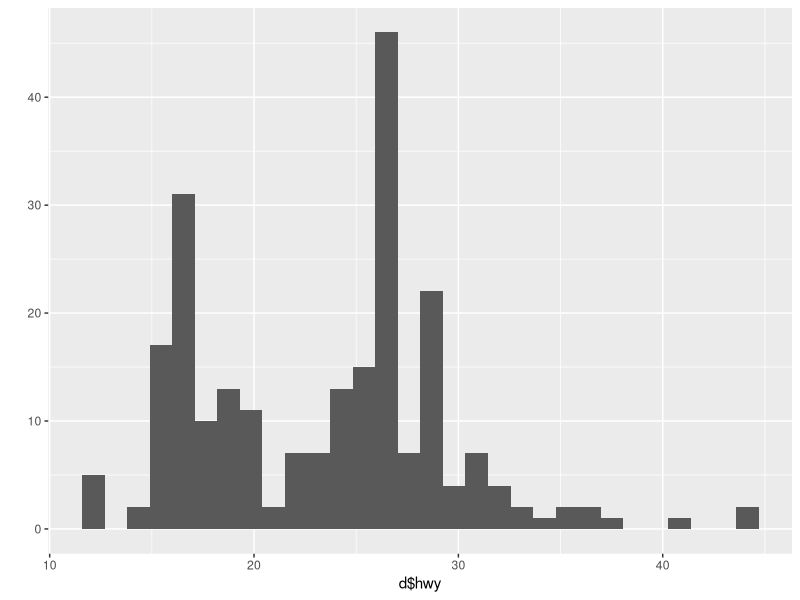
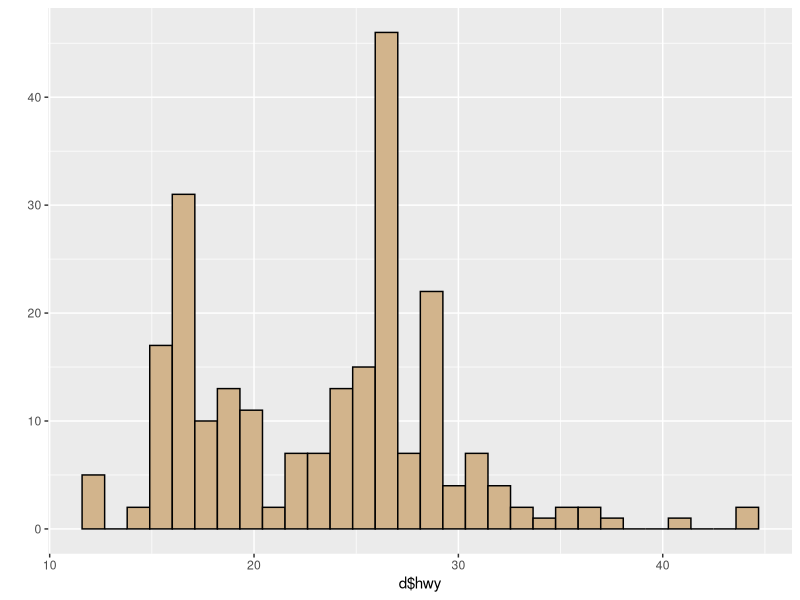
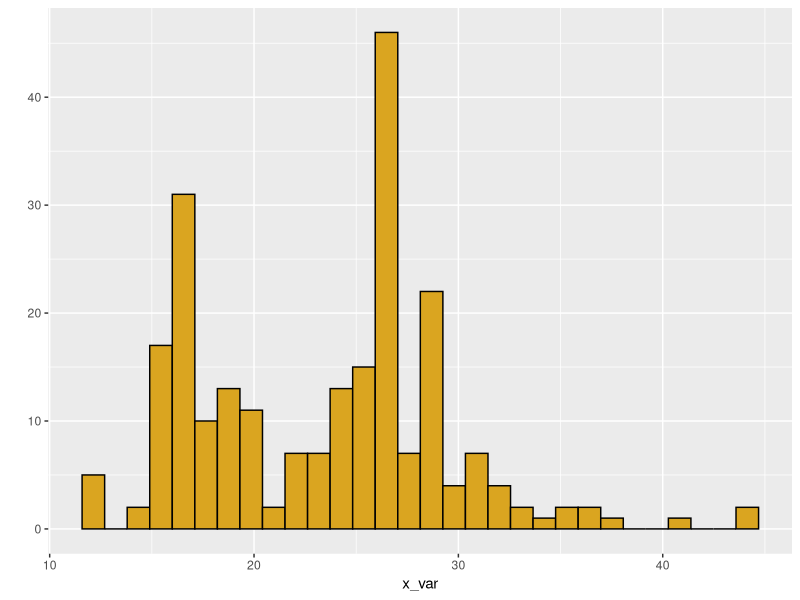
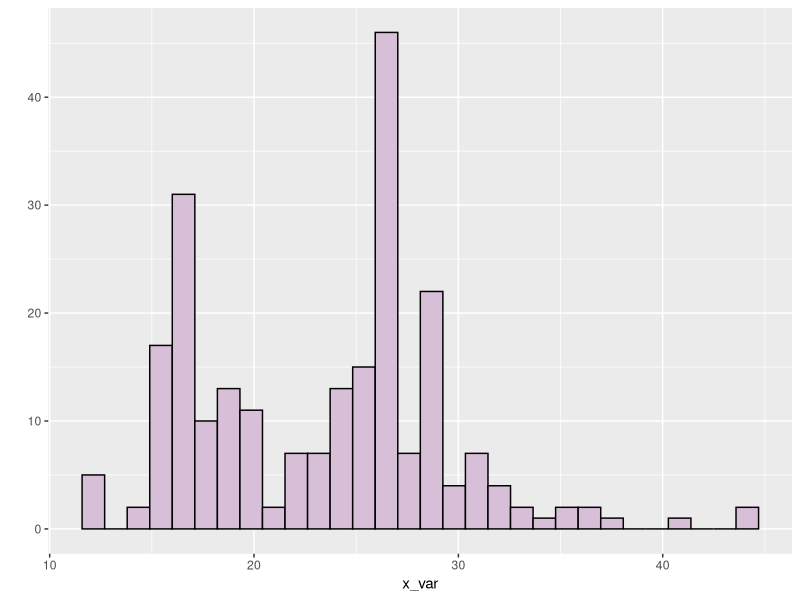
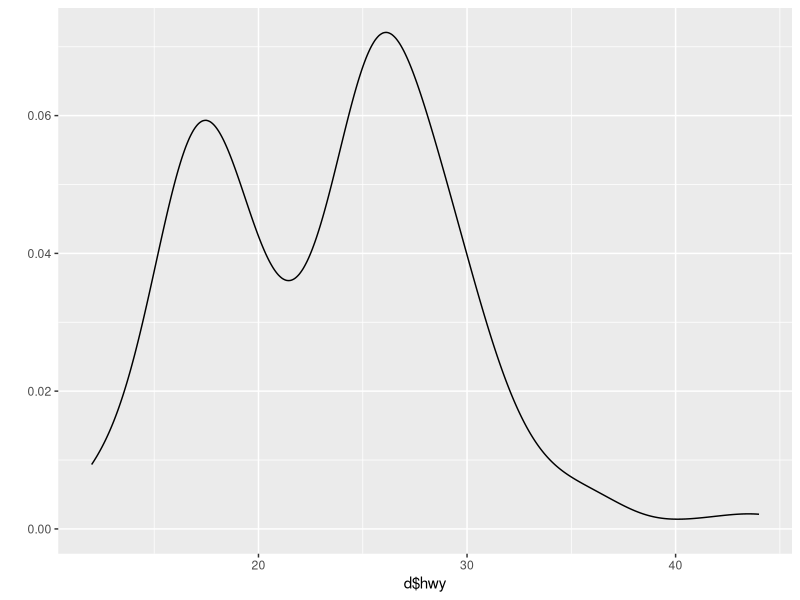
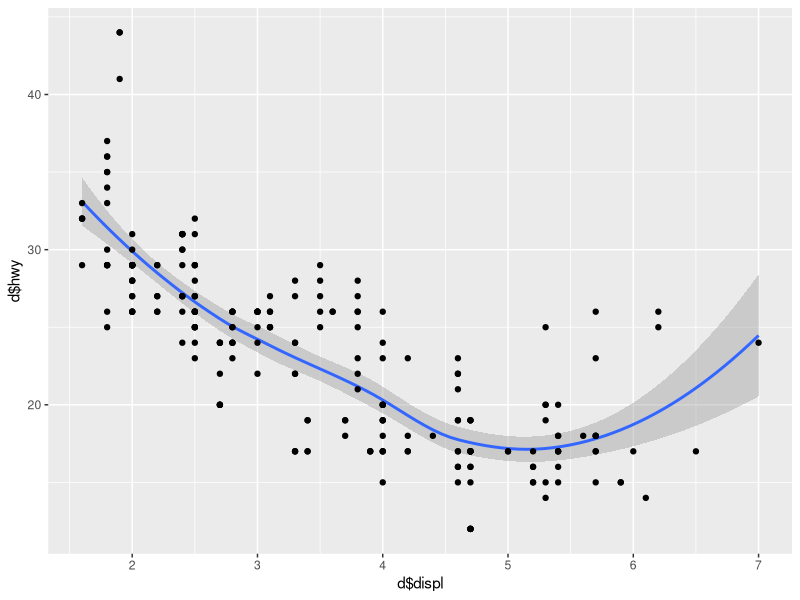
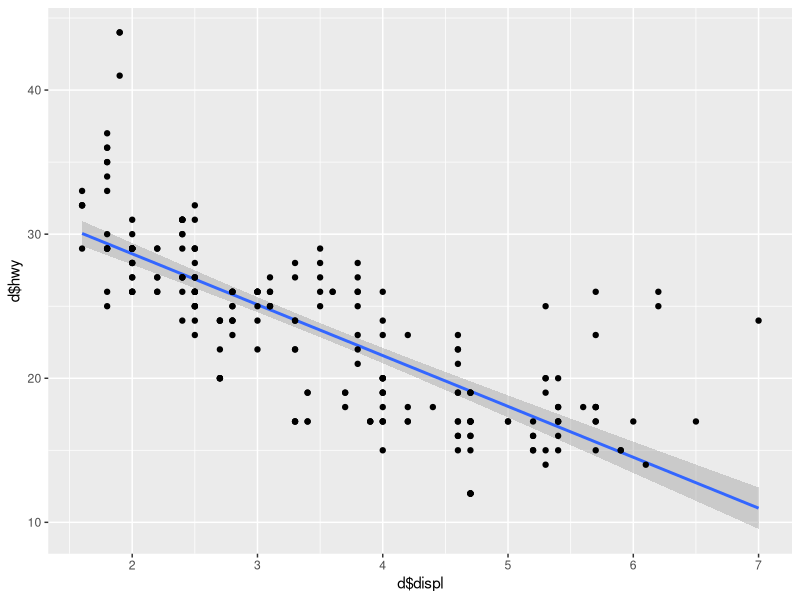
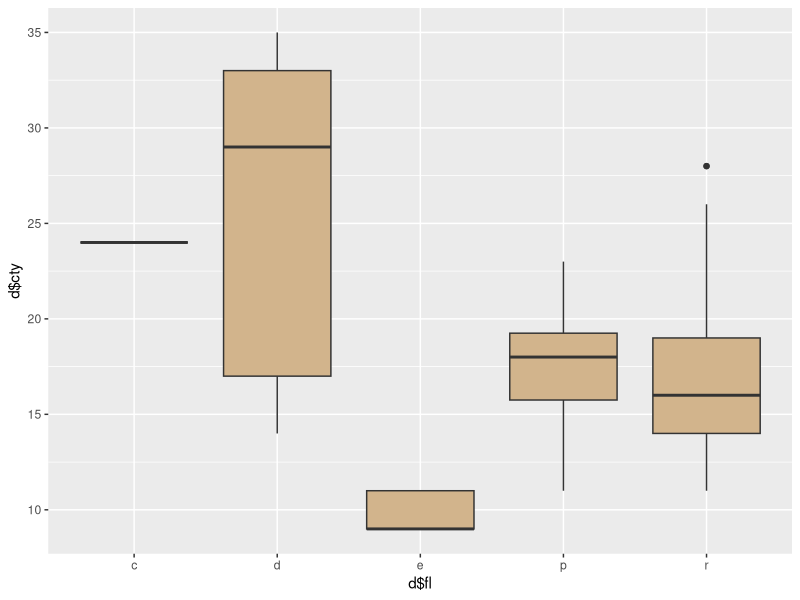

Source code (R) for these figures, in order:
# --------------------------------------
# Basics of ggplot grammar and graphics
# 27 Mar 2020
# NJG
# --------------------------------------
#

# 1. data (in a data frame)
# 2. aesthetic mapping (variables are mapped to an aesthetic)
# 3. geom (geometric object used to draw the layer; points, bars polygons, etc.)
# 4. stat (raw data and transforms it for something useful in a plot)
# 5. position (adjust points for overplotting)
# 6. facet function 

# Template for ggplot components --------------------------------------

# p1 <- ggplot(data= <DATA>,
#              mapping=aes(<MAPPING>)) +
#      <GEOM_FUNCTION(mapping=aes(<MAPPING>),
#                    stat=<STAT>,
#                    position=<POSITION>) +
#       <COORDINATE_FUNCTION> +
#       <FACET_FUNCTION>
#  print(p1)
# ggsave(plot=p1,
#        filename="MyPlot",
#        width=5,
#        height=3,
#        units="in",
#        device="pdf")

# Preliminaries --------------------------------------
library(ggplot2)
library(ggthemes)
library(patchwork)
library(TeachingDemos)
char2seed("doubling time")

d <- mpg # use built in data set on car performance
str(d)
table(d$fl)

# fast plotting with qplot --------------------------------------

# basic histogram
qplot(x=d$hwy)
qplot(x=d$hwy, fill=I("tan"), color=I("black"))

# make your own custom histogram function
my_histo <- function(x_var,fil_col="goldenrod"){
  qplot(x=x_var,color=I("black"),fill=I(fil_col))}

my_histo(d$hwy)
my_histo(d$hwy,"thistle")

# basic density plot
qplot(x=d$hwy,geom="density")

# basic scatter plot
qplot(x=d$displ,
      y=d$hwy,
      geom=c("smooth","point"))

# basic scatterplot with linear regression line
qplot(x=d$displ,
      y=d$hwy,
      geom=c("smooth","point"),method="lm")

# basic boxplot
qplot(x=d$fl, y=d$cty, geom="boxplot", fill=I("tan"))

# basic barplot ("long format")
qplot(x=d$fl,geom="bar",fill=I("tan"))

# common mistake
qplot(x=d$fl,geom="bar",fill="tan")

# bar plot with specified counts or means ("short format")
x_treatment = c("Control","Low", "High")
y_response = c(12,2.5, 22.9)
qplot(x=x_treatment, y=y_response,geom="col", fill=I(c("grey20", "grey50", "grey90")))

# basic curves and functions
my_vec <- seq(1,100,by=0.1)
head(my_vec)
my_fun <- function(x) sin(x) + 0.1*x
qplot(x=my_vec,y=sin(my_vec),geom="line") # built in function
qplot(x=my_vec,y=dgamma(my_vec,shape=5,scale=3),
      geom="line") # density functions for stats

qplot(x=my_vec,y=my_fun(my_vec),geom="line") #user defined function

# Themes and fonts --------------------------------------

p1 <- ggplot(data=d,
             mapping=aes(x=displ,y=cty)) +
      geom_point()
print(p1)

p1 + theme_classic()
p1 + theme_linedraw()
p1 + theme_dark()
p1 + theme_base()
p1 + theme_void()
p1 + theme_economist()
p1 + theme_bw()
p1 + theme_grey() # default theme for ggplot

# Major theme modifications --------------------------------------
p1 + theme_classic(base_size=9)
p1 + theme_classic(base_family="serif")

# defaults: theme_grey, base_size=16, base_family="Helvetica"

# default font families (Mac): Times, Ariel, Monaco, Courier, Helvetica, serif, sans

# use coordinate_flip to invert entire plot

p2 <- ggplot(data=d,mapping=aes(x=fl, fill=fl)) +
      geom_bar()
print(p2)

p2 + coord_flip()

# Minor theme modifications --------------------------------------
p1 <- ggplot(data=d,
             mapping=aes(x=displ,y=cty)) +
      geom_point(size=7,shape=21,
                 color="black",fill="steelBlue") +
      labs(title="My graph title here",
           subtitle="An extended subtidal that will print below the main title",
           x='My x axis label',
           y='My y axis label') +
           xlim(0,4) +
           ylim(0,20)
print(p1)
